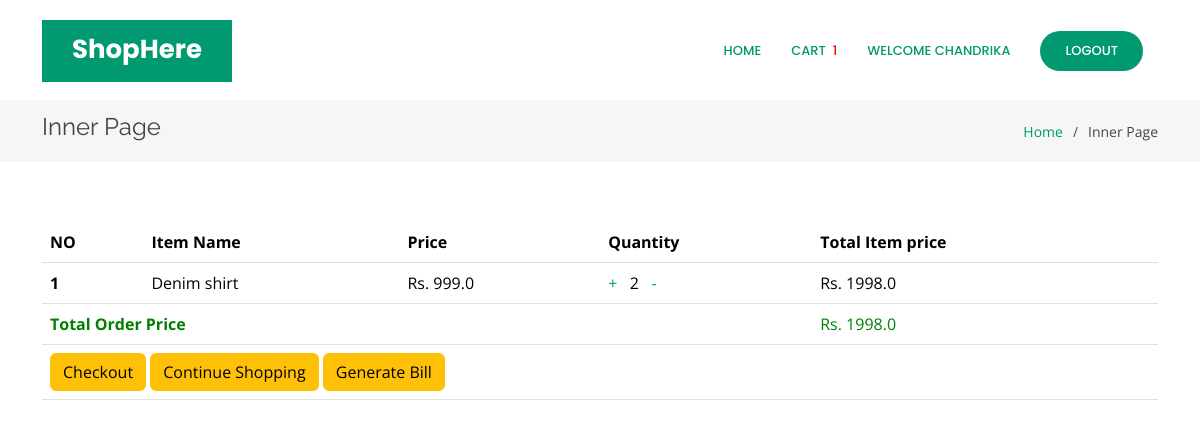
/orderlist (signed in), run on the app's committed database.
### core/models.py (models this page shows, shortened)
class Order(models.Model):
    user = models.ForeignKey(User, on_delete=models.CASCADE)
    items = models.ManyToManyField(OrderItem)
    start_date = models.DateTimeField(auto_now_add=True)
    ordered_date = models.DateTimeField()
    ordered = models.BooleanField(default=False)
    order_id = models.CharField(max_length=100, unique=True, blank=True, null=True)
    datetime_ofpayment = models.DateTimeField(auto_now_add=True)
    order_delivered = models.BooleanField(default=False)
    order_received = models.BooleanField(default=False)
    payment_method = models.CharField(default=False,max_length=50,
                                      choices=[('COD', 'Cash on Delivery'), ('Online', 'Online Payment')])
    razorpay_order_id = models.CharField(max_length=500, null=True, blank=True)
    razorpay_payment_id = models.CharField(max_length=500, null=True, blank=True)
    razorpay_signature = models.CharField(max_length=500, null=True, blank=True)
    def get_total_price(self):
        return sum(order_item.get_final_price() for order_item in self.items.all())

class OrderItem(models.Model):
    user = models.ForeignKey(User, on_delete=models.CASCADE)
    ordered = models.BooleanField(default=False)
    quantity = models.PositiveIntegerField(default=1)
    product = models.ForeignKey(Product, on_delete=models.CASCADE)
    def get_total_item_price(self):
        return self.quantity * self.product.price
    def get_final_price(self):
        return self.get_total_item_price()

class Product(models.Model):
    name = models.CharField(max_length=100)
    category_name = models.ForeignKey('category', on_delete=models.CASCADE)
    desc = models.TextField()
    price = models.FloatField(default=0.0)
    product_available_count = models.IntegerField(default=0)
    img = models.ImageField(upload_to='images/')

### core/views.py (the view)
# urls.py: path('orderlist', views.orderlist, name='orderlist'),
def orderlist(request):
    if Order.objects.filter(user=request.user, ordered=False).exists():
        order = Order.objects.get(user=request.user, ordered=False)
        order_items = order.items.all()  # assuming Order model has a related name 'items' for OrderItem
        print(f"Total Order Price: {order.get_total_price()}")  # Debugging print
        return render(request, 'core/orderlist.html', {'order': order, 'order_items': order_items})
    return render(request, 'core/orderlist.html', {'order_items': [], 'message': "Your cart is empty"})

### core/templatetags/cart_template_tag.py (called while the page is built)
@register.filter
def cart_item_count(user):
    if user.is_authenticated:
        qs = Order.objects.filter(user=user, ordered=False)
        if qs.exists():
            return qs[0].items.count()
        return 0

### core/templates/core/orderlist.html (shortened to what this page needs)
<!DOCTYPE html>
{% load static %}
{% load cart_template_tag %}
<html lang="en">
<head>
  <link href="{% static 'vendor/aos/aos.css'%}" rel="stylesheet">
  <link href="{% static 'vendor/bootstrap/css/bootstrap.min.css'%}" rel="stylesheet">
  <link href="{% static 'vendor/bootstrap-icons/bootstrap-icons.css'%}" rel="stylesheet">
  <link href="{% static 'vendor/boxicons/css/boxicons.min.css'%}" rel="stylesheet">
  <link href="{% static 'vendor/glightbox/css/glightbox.min.css'%}" rel="stylesheet">
  <link href="{% static 'vendor/remixicon/remixicon.css'%}" rel="stylesheet">
  <link href="{% static 'vendor/swiper/swiper-bundle.min.css'%}" rel="stylesheet">
  <link href="{% static 'css/style.css'%}" rel="stylesheet">
</head>
<body>
  <header id="header" class="fixed-top d-flex align-items-center">
    <div class="container">
      <div class="header-container d-flex align-items-center justify-content-between">
        <div class="logo">
          <h1 class="text-light"><a href="index.html"><span>ShopHere</span></a></h1>
        </div>
        <nav id="navbar" class="navbar">
          <ul>
             {% if user.is_authenticated %}
            <li><a class="nav-link scrollto active" href="{% url 'core:index' %}">Home</a></li>
              <li><a class="nav-link scrollto active" href="{%url 'core:orderlist' %}">Cart&nbsp;&nbsp;
                  <div style="color:red;">{{request.user | cart_item_count }}</div>
              </a></li>
            <li><a class="nav-link scrollto active" href="#hero">Welcome {{user.username}}</a></li>
             <li><a class="getstarted scrollto" href="{% url 'user_logout'%}">Logout</a></li>
            {%else%}
            <li><a class="getstarted scrollto" href="{% url 'user_login'%}">Login</a></li>
            <li><a class="getstarted scrollto" href="{% url 'user_register'%}">Register</a></li>
            {% endif %}
          </ul>
        </nav>
      </div>
    </div>
  </header>
  <main id="main">
    <section class="breadcrumbs">
      <div class="container">
        <div class="d-flex justify-content-between align-items-center">
          <h2>Inner Page</h2>
          <ol>
            <li><a href="index.html">Home</a></li>
            <li>Inner Page</li>
          </ol>
        </div>
      </div>
    </section>
    <section class="inner-page">
      <div class="container">
        <table class="table">
          <thead class="thead-dark">
            <tr>
              <th scope="col">NO</th>
              <th scope="col">Item Name</th>
              <th scope="col">Price</th>
              <th scope="col">Quantity</th>
              <th scope="col">Total Item price</th>
            </tr>
          </thead>
          <tbody>
            {% for order_item in order_items %}
              <tr>
                <th scope="row">{{ forloop.counter }}</th>
                <td>{{ order_item.product.name }}</td>
                <td>Rs. {{ order_item.product.price }}</td>
                <td>
                  <a href="{% url 'core:add_item' order_item.product.pk %}">+</a> &nbsp;
                  {{ order_item.quantity }} &nbsp;
                  <a href="{% url 'core:remove_item' order_item.product.pk %}">-</a>
                </td>
                <td>Rs. {{ order_item.get_total_item_price }}</td>
              </tr>
            {% endfor %}
            {% if order_items %}
              <tr style="background-color:black;">
                <td colspan="4" style="color:green;"><b>Total Order Price</b></td>
                <td style="color:green;">Rs. {{ order.get_total_price }}</td>
              </tr>
              <tr>
                <td colspan="5" class="text-right">
                  <a href="{% url 'core:checkout_page' %}" class="btn btn-warning ml-2">Checkout</a>
                  <a href="{% url 'core:index' %}" class="btn btn-warning ml-2">Continue Shopping</a>
                  <a href="{% url 'core:invoice' %}" class="btn btn-warning ml-2">Generate Bill</a>
                </td>
              </tr>
            {% endif %}
          </tbody>
        </table>
      </div>
    </section>
  </main>
</body>
</html>

### static/css/style.css (style rules this page uses)
body { font-family: "Open Sans", sans-serif; color: #444444; }
a { color: #009970; text-decoration: none; }
h1, h2, h3, h4, h5, h6 { font-family: "Raleway", sans-serif; }
#header { transition: all 0.5s; z-index: 997; transition: all 0.5s; top: 20px; }
#header .header-container { background: #fff; }
#header .logo { overflow: hidden; padding: 16px 30px 12px 30px; background: #009970; }
#header .logo h1 { font-size: 26px; padding: 0; line-height: 1; font-weight: 700; font-family: "Poppins", sans-serif; }
#header .logo h1 a, #header .logo h1 a:hover { color: #fff; text-decoration: none; }
.navbar { padding: 0; }
.navbar ul { margin: 0; padding: 0; display: flex; list-style: none; align-items: center; }
.navbar li { position: relative; }
.navbar a, .navbar a:focus { display: flex; align-items: center; justify-content: space-between; padding: 10px 0 10px 30px; color: #36343a; transition: 0.3s; font-size: 13px; font-weight: 500; text-transform: uppercase; font-family: "Poppins", sans-serif; white-space: nowrap; transition: 0.3s; }
.navbar a:hover, .navbar .active, .navbar .active:focus, .navbar li:hover>a { color: #009970; }
.navbar .getstarted, .navbar .getstarted:focus { background: #009970; padding: 10px 25px; margin-left: 30px; margin-right: 15px; border-radius: 50px; color: #fff; }
section { padding: 60px 0; overflow: hidden; }
.breadcrumbs { padding: 15px 0; background: #f6f6f7; margin-top: 100px; }
.breadcrumbs h2 { font-size: 24px; line-height: 1; font-weight: 400; }
.breadcrumbs ol { display: flex; flex-wrap: wrap; list-style: none; padding: 0; margin: 0; font-size: 14px; }
.breadcrumbs ol li+li { padding-left: 10px; }
.breadcrumbs ol li+li::before { display: inline-block; padding-right: 10px; color: #4f4c55; content: "/"; }

### data on the page
OrderItem: product.name "Denim shirt", product.price "999.0", quantity "2", get_total_item_price "1998.0"
Order: get_total_price "1998.0"

### other printed values
{{ request.user | cart_item_count }} "1"
{{ user.username }} "CHANDRIKA"
